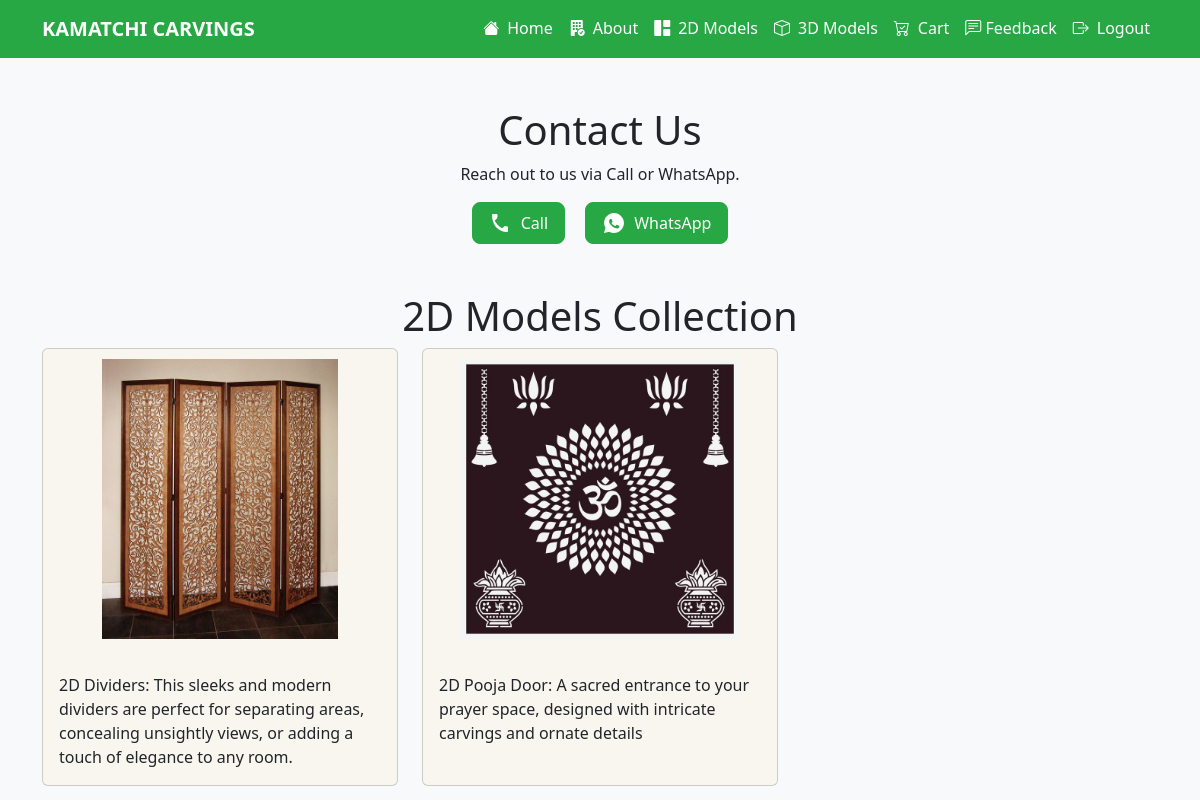
The app's page /models/2d/ (signed in) with its own data.
### myapp/models.py (models this page shows, shortened)
class Model2D(models.Model):
    model2D_name = models.CharField(max_length=200)
    description = models.TextField(null=True,blank=True)
    image = models.ImageField(upload_to='models/2d/',null=True,blank=True)
    created_at = models.DateTimeField(auto_now_add=True)

### myapp/views.py (the view)
# urls.py: path('models/2d/', views.models_2d, name='models_2d'),
def models_2d(request):
    if not request.user.is_authenticated:
        return redirect('login')
    models_2d_carvings=Model2D.objects.all()
    return render(request, 'model_2d.html',{'models_2d':models_2d_carvings})

### myapp/templates/model_2d.html (shortened to what this page needs)
{% extends 'base.html' %}
{% load static %}
{% block content %}
<div class="container my-5 text-center">
    <h1>Contact Us</h1>
    <p>Reach out to us via Call or WhatsApp.</p>
    <a href="tel:9444133162" class="btn btn-success btn-lg me-3 btn-icon">
        Call
    </a>
    <a href="https://wa.me/9444133162?text=Hello,%20I%20am%20interested%20in%20your%20services!"
       target="_blank"
       class="btn btn-success btn-lg btn-icon">
        WhatsApp
    </a>
</div>
<h1 class="text-center">2D Models Collection</h1>
<div class="container">
    <div class="row row-cols-1 row-cols-md-3 g-4">
        {% for model_2d in models_2d %}
        <div class="col">
            <a href="{% url 'products_2d' pk=model_2d.id %}" class="card-text">
                <div class="card h-100">
                    {% if model_2d.image %}
                        <img class="card-img-top" src="{{ model_2d.image.url }}" alt="{{ model_2d.name }}" style="width: 100%; height: 300px; object-fit: contain; padding: 10px 0;">
                    {% else %}
                        <p>No image available</p>
                    {% endif %}
                    <div class="card-body">
                        <p class="card-text text-back">{{ model_2d.description }}</p>
                    </div>
                </div>
            </a>
        </div>
        {% endfor %}
    </div>
</div>
</div>
{% endblock %}

### static/css/styles.css (style rules this page uses)
body { background-color: #ffffff; color: #333333; }
.btn-success { background-color: #28a745; border-color: #28a745; }

### records on screen
Model2D: image (picture), description "2D Dividers: This sleeks and modern dividers are perfect for separating areas, concealing unsightly views, or adding a touch of elegance to any room."
Model2D: image (picture), description "2D Pooja Door: A sacred entrance to your prayer space, designed with intricate carvings and ornate details"
